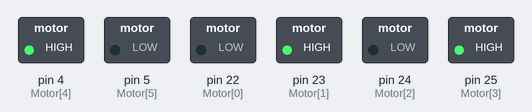
The sketch below on a simulated Arduino Mega 2560, built with avr-gcc and run on an emulated ATmega2560. Shown: switched loads named in the sketch (green lamp = pin HIGH).

Above: at 1.0 s.
At 3.2 s:
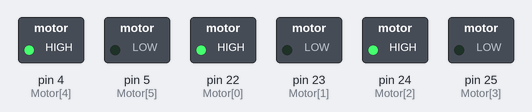
At 5.4 s:
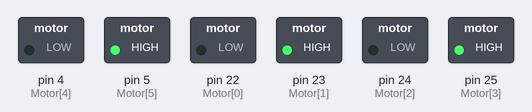
At 6.5 s:
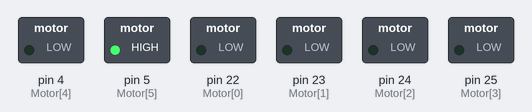
At 7.6 s:
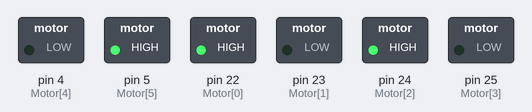
At 10.9 s:
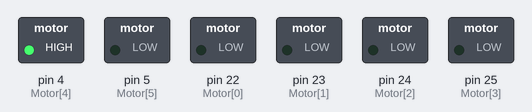
Timing chart, 0 to 11.4 s (numbered marks = the images above):
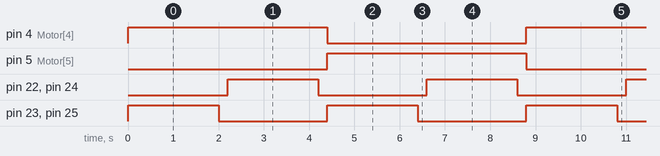

The sketch:

motor_control.ino
```cpp
#define FORWARD 0x0A
#define BACKWARD 0x05
#define STOP 0x00

int Motor[6] = {22,23,24,25,4,5};

void setup() {
  // put your setup code here, to run once:
int z;
for(z=0;z<6;z++)
{
  pinMode(Motor[z],OUTPUT);
  digitalWrite(Motor[z],LOW);
}
}

void loop() {
  // put your main code here, to run repeatedly:
Motor_Control('L');
Motor_mode(FORWARD);
delay(2000);
Motor_mode(STOP);
delay(200);
Motor_mode(BACKWARD);
delay(2000);
Motor_mode(STOP);
delay(200);

Motor_Control('R');
Motor_mode(FORWARD);
delay(2000);
Motor_mode(STOP);
delay(200);
Motor_mode(BACKWARD);
delay(2000);
Motor_mode(STOP);
delay(200);

}

void Motor_mode(int da)
{
  int z;
  for(z=0;z<4;z++)
    digitalWrite(Motor[z],(da>>z) & 0x01);
}

void Motor_Control(char da)
{
  switch(da)
  {
    case 'L':
      digitalWrite(Motor[4],HIGH);
      digitalWrite(Motor[5],LOW);
    break;

    case 'R':
      digitalWrite(Motor[4],LOW);
      digitalWrite(Motor[5],HIGH);
    break;

    default:
      digitalWrite(Motor[4],LOW);
      digitalWrite(Motor[5],LOW);
    break;
  }
}
```

Measured:
- by itself, pin 4 (Motor[4]), pin 5 (Motor[5]): alternates HIGH for 4.4 s and LOW for 4.4 s
- by itself, pin 22 (Motor[0]), pin 23 (Motor[1]), pin 24 (Motor[2]), pin 25 (Motor[3]): alternates HIGH for 2.0 s and LOW for 2.4 s
- by itself, everything shown: repeats every 8.8 s, in 8 steps
